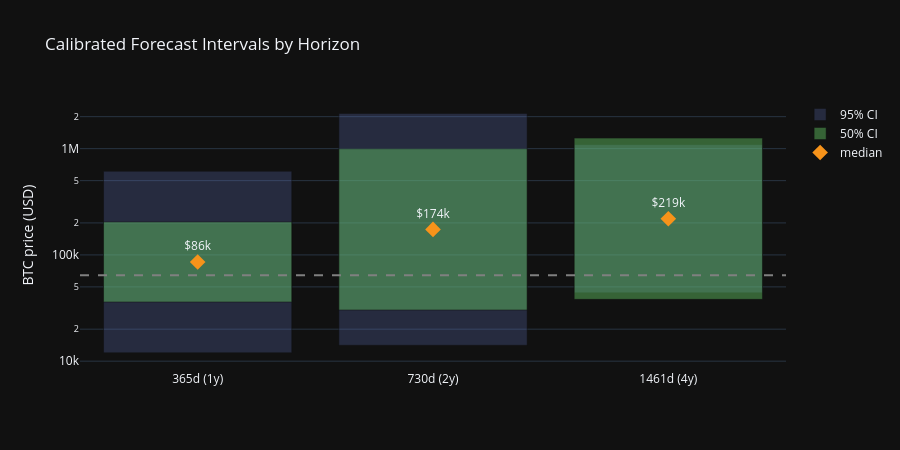

The notebook cell saved with this chart:
### Code cell
# Calibrated interval bar chart
fig2 = go.Figure()
for r in calibrated:
    label = r["horizon"]
    fig2.add_trace(go.Scatter(
        x=[label], y=[r["lo95_cal"]], mode="markers",
        marker=dict(color="rgba(0,0,0,0)"), showlegend=False, hoverinfo="skip",
    ))
    fig2.add_trace(go.Bar(
        x=[label], base=[r["lo95_cal"]], y=[r["hi95_cal"] - r["lo95_cal"]],
        marker_color="rgba(100,120,200,0.25)", name="95% CI", showlegend=(label == calibrated[0]["horizon"]),
        hovertext=f"95%: ${r['lo95_cal']:,.0f} – ${r['hi95_cal']:,.0f}",
    ))
    fig2.add_trace(go.Bar(
        x=[label], base=[r["lo50_cal"]], y=[r["hi50_cal"] - r["lo50_cal"]],
        marker_color="rgba(100,200,100,0.45)", name="50% CI", showlegend=(label == calibrated[0]["horizon"]),
        hovertext=f"50%: ${r['lo50_cal']:,.0f} – ${r['hi50_cal']:,.0f}",
    ))

fig2.add_trace(go.Scatter(
    x=[r["horizon"] for r in calibrated], y=[r["median"] for r in calibrated],
    mode="markers+text", name="median",
    text=[f"${r['median']/1000:.0f}k" for r in calibrated], textposition="top center",
    marker=dict(size=12, color="#f7931a", symbol="diamond"),
))
fig2.add_hline(y=price_now, line_dash="dash", line_color="gray",
               annotation_text=f"now ${price_now:,.0f}")

fig2.update_layout(
    title="Calibrated Forecast Intervals by Horizon",
    yaxis_type="log", yaxis_title="BTC price (USD)", height=450,
    template="plotly_dark", barmode="overlay",
)
fig2.show()

### Figure 1 — Plotly figure (JSON) as saved in the notebook; plotly's stock layout.template omitted (floating-point values rounded to 4 significant figures)
{"data": [{"hoverinfo": "skip", "marker": {"color": "rgba(0,0,0,0)"}, "mode": "markers", "showlegend": false, "type": "scatter", "x": ["365d (1y)"], "y": [12000.0]}, {"base": [12000.0], "hovertext": "95%: $12,001 – $613,217", "marker": {"color": "rgba(100,120,200,0.25)"}, "name": "95% CI", "showlegend": true, "type": "bar", "x": ["365d (1y)"], "y": [601200.0]}, {"base": [36070.0], "hovertext": "50%: $36,072 – $204,022", "marker": {"color": "rgba(100,200,100,0.45)"}, "name": "50% CI", "showlegend": true, "type": "bar", "x": ["365d (1y)"], "y": [167900.0]}, {"hoverinfo": "skip", "marker": {"color": "rgba(0,0,0,0)"}, "mode": "markers", "showlegend": false, "type": "scatter", "x": ["730d (2y)"], "y": [14120.0]}, {"base": [14120.0], "hovertext": "95%: $14,116 – $2,142,055", "marker": {"color": "rgba(100,120,200,0.25)"}, "name": "95% CI", "showlegend": false, "type": "bar", "x": ["730d (2y)"], "y": [2128000.0]}, {"base": [30320.0], "hovertext": "50%: $30,320 – $997,282", "marker": {"color": "rgba(100,200,100,0.45)"}, "name": "50% CI", "showlegend": false, "type": "bar", "x": ["730d (2y)"], "y": [967000.0]}, {"hoverinfo": "skip", "marker": {"color": "rgba(0,0,0,0)"}, "mode": "markers", "showlegend": false, "type": "scatter", "x": ["1461d (4y)"], "y": [43980.0]}, {"base": [43980.0], "hovertext": "95%: $43,982 – $1,091,141", "marker": {"color": "rgba(100,120,200,0.25)"}, "name": "95% CI", "showlegend": false, "type": "bar", "x": ["1461d (4y)"], "y": [1047000.0]}, {"base": [38190.0], "hovertext": "50%: $38,186 – $1,256,751", "marker": {"color": "rgba(100,200,100,0.45)"}, "name": "50% CI", "showlegend": false, "type": "bar", "x": ["1461d (4y)"], "y": [1219000.0]}, {"marker": {"color": "#f7931a", "size": 12, "symbol": "diamond"}, "mode": "markers+text", "name": "median", "text": ["$86k", "$174k", "$219k"], "textposition": "top center", "type": "scatter", "x": ["365d (1y)", "730d (2y)", "1461d (4y)"], "y": [85790.0, 173900.0, 219100.0]}], "layout": {"annotations": [{"showarrow": false, "text": "now $64,510", "x": 1, "xanchor": "right", "xref": "x domain", "y": 64510.0, "yanchor": "bottom", "yref": "y"}], "barmode": "overlay", "height": 450, "shapes": [{"line": {"color": "gray", "dash": "dash"}, "type": "line", "x0": 0, "x1": 1, "xref": "x domain", "y0": 64510.0, "y1": 64510.0, "yref": "y"}], "title": {"text": "Calibrated Forecast Intervals by Horizon"}, "yaxis": {"title": {"text": "BTC price (USD)"}, "type": "log"}}}
